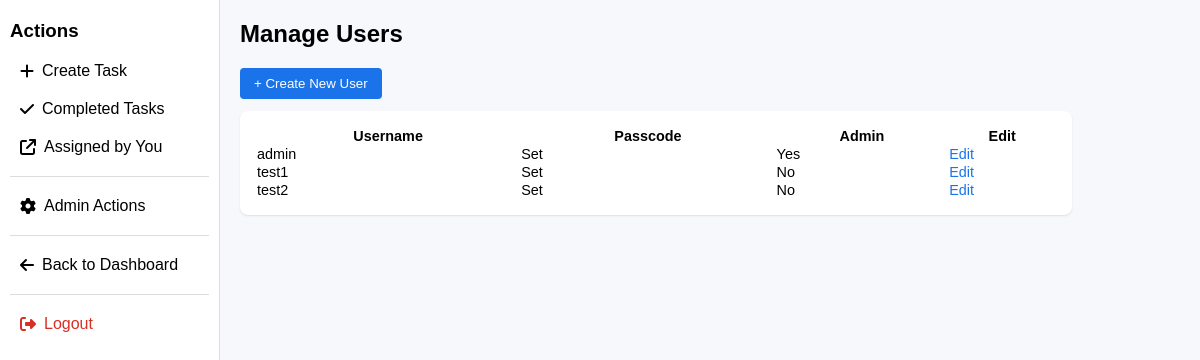
/manage_users (signed in), run on an earlier commit of the app's database.
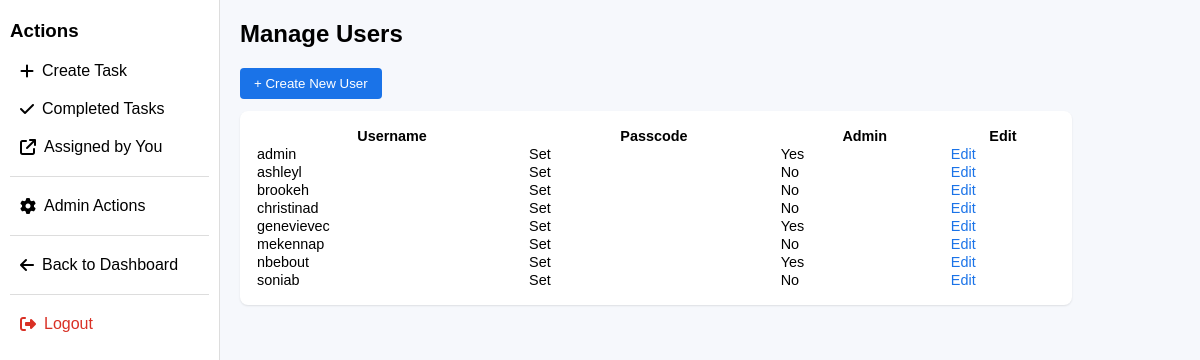
And on a later commit of the database.
### tables this page shows
CREATE TABLE users (
    id INTEGER PRIMARY KEY AUTOINCREMENT,
    username TEXT UNIQUE NOT NULL,
    passcode TEXT NOT NULL,
    is_admin INTEGER DEFAULT 0
);

### app.py (the view)
@app.route("/manage_users", methods=["GET", "POST"])
def manage_users():
    if "username" not in session or session.get("is_admin") != 1:
        return "Access denied! Admins only."
    conn = get_db_connection()
    users = conn.execute("SELECT * FROM users ORDER BY username ASC").fetchall()
    conn.close()
    return render_template("manage_users.html", users=users)

### app.py (called while the page is built)
def get_db_connection():
    conn = sqlite3.connect(DB_PATH)
    conn.row_factory = sqlite3.Row
    return conn

@app.context_processor
def inject_globals():
    return dict(
        is_admin=session.get("is_admin", 0),
        show_dashboard_button=(request.path != url_for("dashboard"))
    )

### templates/manage_users.html (shortened to what this page needs)
{% extends "base.html" %}
{% block content %}
<h2 style="margin-top: 0;">Manage Users</h2>
<div style="margin-bottom: 12px;">
    <button onclick="window.location='{{ url_for('create_user') }}'"
            style="
                background: #1a73e8;
                color: white;
                border: none;
                padding: 8px 14px;
                border-radius: 4px;
                cursor: pointer;
            ">
        + Create New User
    </button>
</div>
{% if users %}
    <div style="
        background: #ffffff;
        border-radius: 8px;
        padding: 16px;
        box-shadow: 0 1px 2px rgba(0,0,0,0.1);
        max-width: 800px;
    ">
        <table style="
            width: 100%;
            border-collapse: collapse;
            font-size: 0.9rem;
        ">
            <thead>
                <tr>
                    <th>Username</th>
                    <th>Passcode</th>
                    <th>Admin</th>
                    <th>Edit</th>
                </tr>
            </thead>
            <tbody>
                {% for user in users %}
                <tr>
                    <td>{{ user['username'] }}</td>
                    <td>{{ "Set" }}</td>
                    <td>{{ 'Yes' if user['is_admin'] == 1 else 'No' }}</td>
                    <td>
                        <a href="{{ url_for('edit_user', user_id=user['id']) }}"
                           style="text-decoration: none; color: #1a73e8;">
                            Edit
                        </a>
                    </td>
                </tr>
                {% endfor %}
            </tbody>
        </table>
    </div>
{% else %}
    <p style="color: #5f6368;">No users found.</p>
{% endif %}
{% endblock %}

### templates/base.html (shortened to what this page needs)
<!DOCTYPE html>
<html>
<head>
    <link rel="stylesheet" href="https://cdnjs.cloudflare.com/ajax/libs/font-awesome/6.5.1/css/all.min.css">
</head>
<body>
<div style="display: flex; height: 100vh;">
    <div class="sidebar">
        <h3>Actions</h3>
        <div class="sidebar-item" onclick="window.location='{{ url_for('create_task') }}'">
            <i class="fa-solid fa-plus"></i> Create Task
        </div>
        <div class="sidebar-item" onclick="window.location='{{ url_for('completed_tasks') }}'">
            <i class="fa-solid fa-check"></i> Completed Tasks
        </div>
        <div class="sidebar-item" onclick="window.location='{{ url_for('assigned_tasks') }}'">
            <i class="fa-solid fa-arrow-up-right-from-square"></i> Assigned by You
        </div>
        {% if is_admin and request.endpoint != 'admin_actions' %}
            <hr>
            <div class="sidebar-item" onclick="window.location='{{ url_for('admin_actions') }}'">
                <i class="fa-solid fa-gear"></i> Admin Actions
            </div>
        {% endif %}
        {% if show_dashboard_button %}
            <hr>
            <div class="sidebar-item"
                onclick="window.location='{{ url_for('dashboard') }}'">
                <i class="fa-solid fa-arrow-left"></i> Back to Dashboard
            </div>
        {% endif %}
        <hr>
        <div class="sidebar-item logout" onclick="window.location='{{ url_for('logout') }}'">
            <i class="fa-solid fa-right-from-bracket"></i> Logout
        </div>
    </div>
    <div class="main">
        {% block content %}{% endblock %}
    </div>
</div>
</body>
</html>

### templates/base.html (style rules this page uses)
body { margin: 0; font-family: Arial, sans-serif; background-color: #f6f8fc; }
.sidebar { width: 220px; background-color: #ffffff; border-right: 1px solid #ddd; padding: 10px; box-sizing: border-box; display: flex; flex-direction: column; height: 100vh; }
.sidebar h3 { margin: 10px 0; }
.sidebar-item { padding: 10px; border-radius: 6px; cursor: pointer; display: flex; align-items: center; gap: 8px; }
.sidebar-item.logout { color: #d93025; }
.sidebar hr { margin: 10px 0; border: none; border-top: 1px solid #ddd; }
.main { flex-grow: 1; padding: 20px; overflow-y: auto; }

What changed in the data, as far as the page shows it:
removed users: username "test1", value "Set", is_admin "No"
removed users: username "test2", value "Set", is_admin "No"
added users: username "ashleyl", value "Set", is_admin "No"
added users: username "brookeh", value "Set", is_admin "No"
added users: username "christinad", value "Set", is_admin "No"
added users: username "genevievec", value "Set", is_admin "Yes"
added users: username "mekennap", value "Set", is_admin "No"
added users: username "nbebout", value "Set", is_admin "Yes"
added users: username "soniab", value "Set", is_admin "No"
